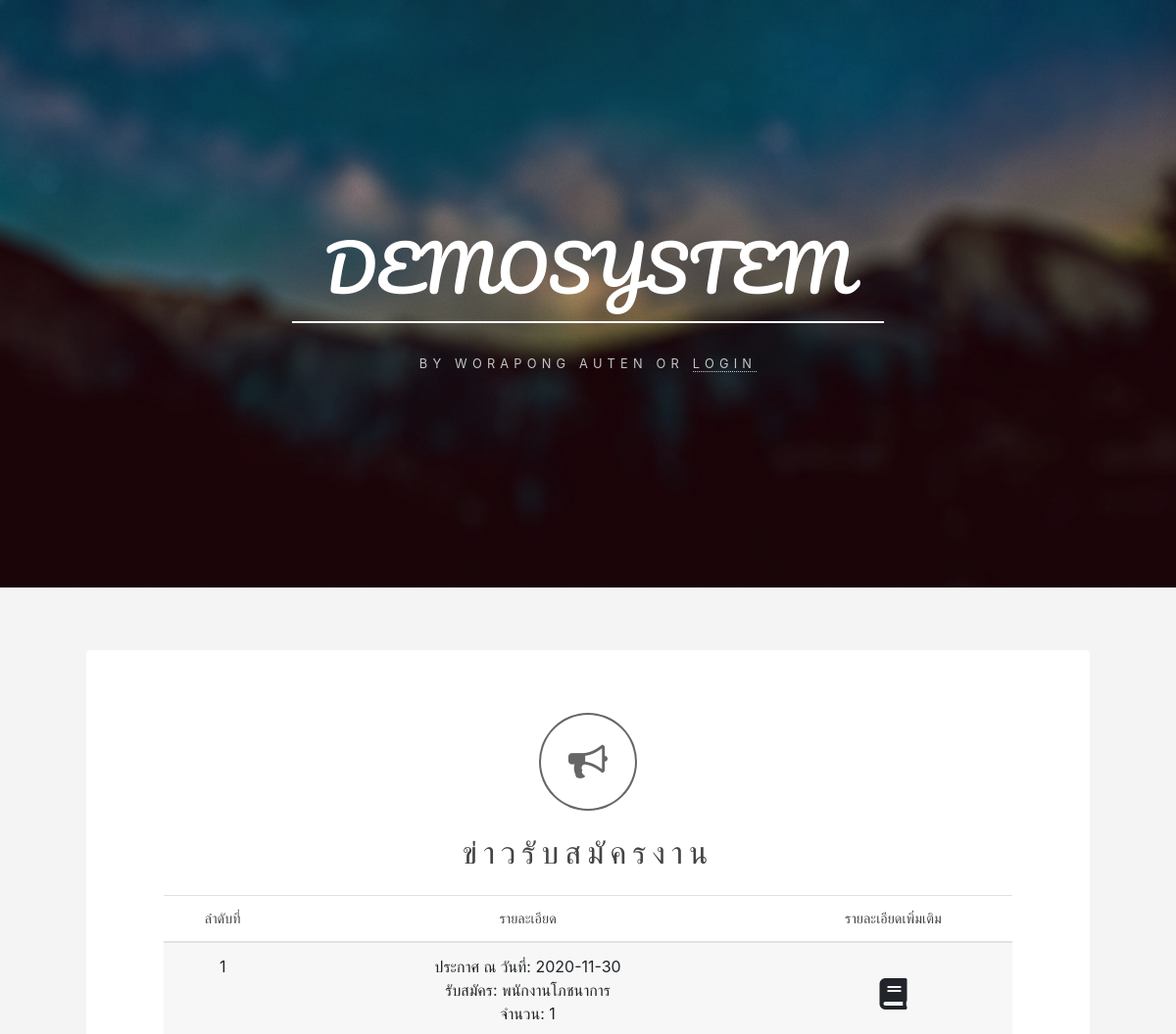
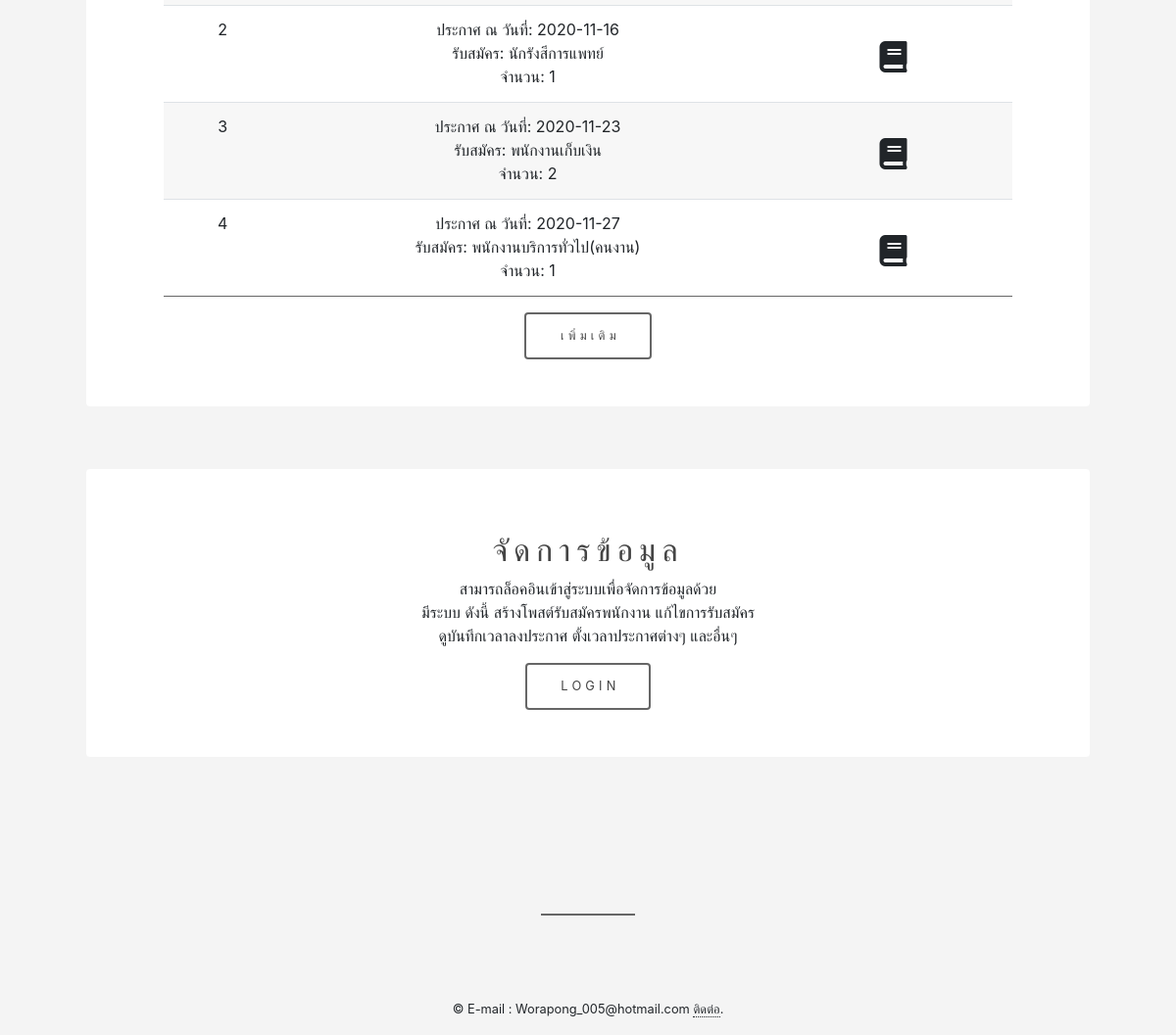
The app's page /Master/index.php with its own data (2 pictures, top to bottom).
### tables this page shows
CREATE TABLE IF NOT EXISTS `tb_work` (
  `pw_id` int(11) NOT NULL AUTO_INCREMENT,
  `pw_fullname` varchar(255) NOT NULL,
  `pw_fancday` date NOT NULL,
  `pw_lancday` date NOT NULL,
  `pw_fregisday` date NOT NULL,
  `pw_lregisday` date NOT NULL,
  `pw_status` varchar(100) NOT NULL,
  `pw_ranknum` varchar(20) NOT NULL,
  `pw_rank` varchar(255) NOT NULL,
  `pw_agency` varchar(255) NOT NULL,
  `pw_category` varchar(100) NOT NULL,
  `pw_rankblank` int(3) NOT NULL,
  `pw_wagerate` int(11) NOT NULL,
  `pw_regisday` date NOT NULL,
  `pw_ancnameday` date NOT NULL,
  `pw_writtenexam` varchar(100) NOT NULL,
  `pw_wted` date NOT NULL,
  `pw_wterd` date NOT NULL,
  `pw_interview` varchar(100) NOT NULL,
  `pw_itved` date NOT NULL,
  `pw_itverd` date NOT NULL,
  `pw_note` varchar(255) NOT NULL,
  `pw_views` int(11) NOT NULL,
  `pw_datatime` timestamp NOT NULL DEFAULT CURRENT_TIMESTAMP,
  PRIMARY KEY (`pw_id`)
);

### Master/services.php (called while the page is built, shortened)
<?php
class DB_conn
{
  function __construct()
  {
    $conn = mysqli_connect(SERVER, USER, PASS, DBNAME);
    $this->dbcon = $conn;
  }
  public function showtables()
  {
    $result = mysqli_query($this->dbcon, "SELECT * FROM tb_work ORDER BY pw_id DESC LIMIT 5");
    return $result;
  }
}

### Master/index.php (the view, shortened to what this page needs)
<?php
include_once('interface.php');
include_once('services.php');
$i = 1;
?>
<body>
	<header id="header" class="alt">
		<div class="inner">
			<h1>DEMOSYSTEM</h1>
			<p>BY WORAPONG AUTEN OR <a href="login.php">LOGIN</a></p>
		</div>
	</header>
	<div id="wrapper">
		<section id="intro" class="main special">
			<span class="icon fa-bullhorn major"></span>
			<h2>ข่าวรับสมัครงาน</h2>
			<div class="container mt-4 mb-3">
				<table class="table table-hover">
					<thead>
						<th class="text-center">ลำดับที่</th>
						<th class="text-center">รายละเอียด</th>
						<th class="text-center">รายละเอียดเพิ่มเติม</th>
					</thead>
					<tbody>
						<?php
						$fetchdata = new DB_conn();
						$sql = $fetchdata->showtables();
						while ($row = mysqli_fetch_array($sql)) {
							$date_start = $row['pw_fancday'];
							$date_end = $row['pw_lancday'];
							if (time() >= strtotime($date_start) && time() <= strtotime($date_end)) {
								echo '
								<tr>
									<td>' . $i . '</td>
									<td>
										ประกาศ ณ วันที่: ' . $row['pw_fregisday'] . ' <br>
										รับสมัคร: ' . $row['pw_rank'] . ' <br>
										จำนวน: ' . $row['pw_rankblank'] . '</td>
									<td>
										<ul class="actions">
											<i class="fas fa-book fa-2x mt-4 viewdata" type="button" data-toggle="modal" data-target=".bd-example-modal-xl" id="' . $row['pw_id'] . '"></i>
										</ul>
									</td>
								</tr>
								';
								$i++;
							}
						}
						?>
					</tbody>
				</table>
			</div>
			<ul class="actions">
				<li><a href="indexs.php" class="button big">เพิ่มเติม</a></li>
			</ul>
		</section>
		<section id="intro" class="main special">
			<h2>จัดการข้อมูล</h2>
			<p>สามารถล็อคอินเข้าสู่ระบบเพื่อจัดการข้อมูลด้วย<br />
				มีระบบ ดังนี้ สร้างโพสต์รับสมัครพนักงาน แก้ไขการรับสมัคร<br />
				ดูบันทึกเวลาลงประกาศ ตั้งเวลาประกาศต่างๆ และอื่นๆ</p>
			<ul class="actions">
				<li><a href="login.php" class="button big">LOGIN</a></li>
			</ul>
		</section>
	</div>
</body>
<?php
include_once('footer.php');
?>

### Master/interface.php (shortened to what this page needs)
<!DOCTYPE HTML>
<html>
<head>
	<link rel="stylesheet" href="./assets/css/main.css" />
	<link rel="stylesheet" href="https://maxcdn.bootstrapcdn.com/bootstrap/4.5.2/css/bootstrap.min.css">
	<link rel="stylesheet" href="https://use.fontawesome.com/releases/v5.15.1/css/all.css">
	<link rel="stylesheet" href="https://use.fontawesome.com/releases/v5.15.1/css/v4-shims.css">
	<link href="https://unpkg.com/gijgo@1.9.13/css/gijgo.min.css" rel="stylesheet" type="text/css" />
</head>
<body>
</body>
</html>

### Master/footer.php (shortened to what this page needs)
<footer id="footer">
    <p class="copyright">&copy; E-mail : Worapong_005@hotmail.com <a target="_blank" href="https://mail.google.com/mail/u/0/?ogbl#inbox?compose=DmwnWrRrmJgtfSGQDSDQcLcwnWQnqHfFSTxZjGvcxdlhKFvFwnzqCpvTZXRJDtmwNqrQpVRqNZxv">ติดต่อ</a>.</p>
</footer>

### Master/index.php (style rules this page uses)
body { background-color: #f4f4f4; }

### records on screen
tb_work: pw_fregisday "2020-11-30", pw_rank "พนักงานโภชนาการ", pw_rankblank "1"
tb_work: pw_fregisday "2020-11-16", pw_rank "นักรังสีการแพทย์", pw_rankblank "1"
tb_work: pw_fregisday "2020-11-23", pw_rank "พนักงานเก็บเงิน", pw_rankblank "2"
tb_work: pw_fregisday "2020-11-27", pw_rank "พนักงานบริการทั่วไป(คนงาน)", pw_rankblank "1"
